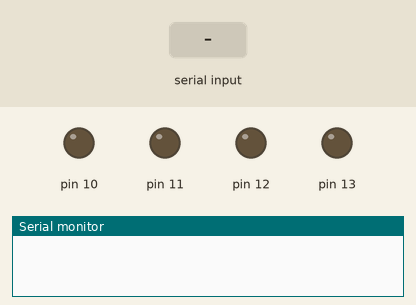
Simulated run of this sketch. Board: Arduino Uno, built with avr-gcc and run on an emulated ATmega328P. Shown: output pins drawn as LEDs (lit = HIGH), the last lines printed to the serial monitor. The inputs (shaded band) are chosen by the test bench.

Above: at 1.2 s.
1.3 s: "F" received over Serial
At 2.0 s:
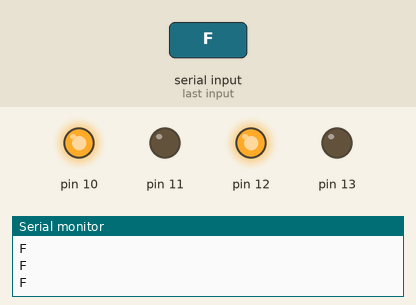
2.8 s: "B" received over Serial
At 3.3 s:
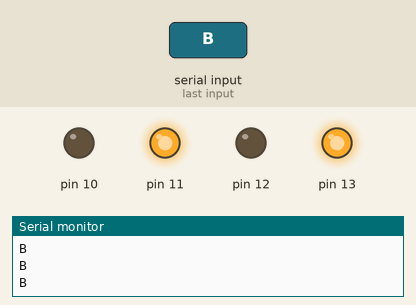
4.3 s: "R" received over Serial
At 5.5 s:
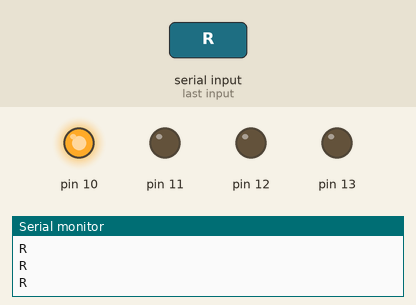
5.8 s: "L" received over Serial
At 6.7 s:
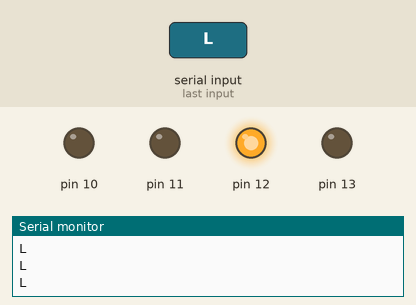
Timing chart, 0 to 8.3 s (numbered marks = the images above; inputs shaded):
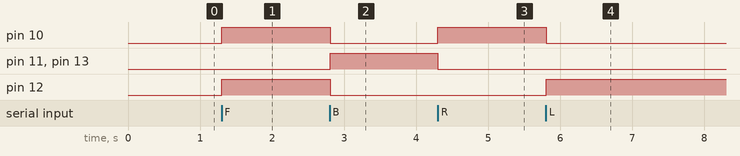

The sketch:

Tanmay_Car.ino
```cpp
char command;
String string;

  void setup()
  {
     pinMode(10,OUTPUT);
     pinMode(11,OUTPUT);
     pinMode(12,OUTPUT);
     pinMode(13,OUTPUT);

    Serial.begin(9600);

  }

  void loop()
  {
    if (Serial.available() > 0)
    {string = "";}

    while(Serial.available() > 0)
    {
      command = ((byte)Serial.read());

      if(command == ':')
      {
        break;
      }

      else
      {
        string += command;
      }

      delay(1);
    }

    if(string == "F")//Forward
    {
  digitalWrite(10, HIGH);
  digitalWrite(11, LOW);
  digitalWrite(12, HIGH);
  digitalWrite(13, LOW);
       Serial.println(string);
    }

    if(string =="B")//Back
    {
  digitalWrite(10, LOW);
  digitalWrite(11, HIGH);
  digitalWrite(12, LOW);
  digitalWrite(13, HIGH);
        Serial.println(string);
    }

    if(string =="R")//Turn Right
    {
  digitalWrite(10, HIGH);
  digitalWrite(11, LOW);
  digitalWrite(12, LOW);
  digitalWrite(13, LOW);
        Serial.println(string);
    }

    if(string =="L")//Turn Left
    {
  digitalWrite(10, LOW);
  digitalWrite(11, LOW);
  digitalWrite(12, HIGH);
  digitalWrite(13, LOW);
        Serial.println(string);
    }

    if(string =="S")//Stop
    {
  digitalWrite(10, LOW);
  digitalWrite(11, LOW);
  digitalWrite(12, LOW);
  digitalWrite(13, LOW);
        Serial.println(string);
    }

 }
```

Measured:
- after the input at 1.3 s, pin 10, pin 12: LOW → HIGH at once
- after the input at 2.8 s, pin 10, pin 12: HIGH → LOW at once; pin 11, pin 13: LOW → HIGH at once
- after the input at 4.3 s, pin 10: LOW → HIGH at once; pin 11, pin 13: HIGH → LOW at once
- after the input at 5.8 s, pin 10: HIGH → LOW at once; pin 12: LOW → HIGH at once
